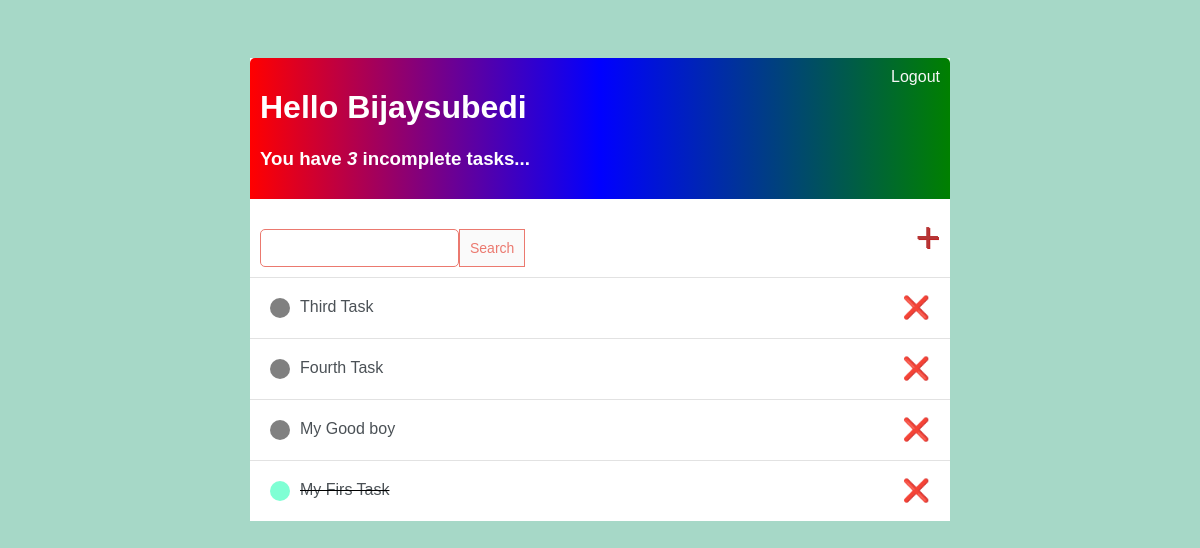
The page / (signed in) on the database as committed earlier.
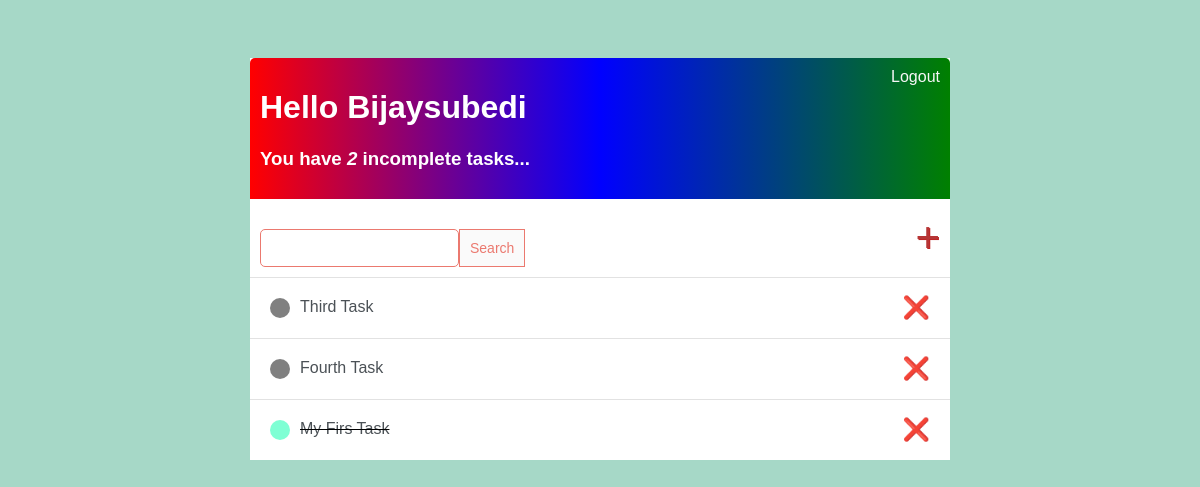
The same page on the database as committed later.
### ToDo/models.py (models this page shows)
class Tasks(models.Model):
    user = models.ForeignKey(
        User, on_delete=models.CASCADE, null=True, blank=True)
    title = models.CharField(max_length=200)
    description = models.TextField(null=True, blank=True)
    completed = models.BooleanField(default=False)
    created = models.DateTimeField(auto_now_add=True)
    def __str__(self):
        return self.title
    class Meta:
        ordering = ['completed']

### ToDo/views.py (the view)
# urls.py: path('', TaskList.as_view(), name="tasks"),
class TaskList(LoginRequiredMixin, ListView):
    model = Tasks
    context_object_name = 'TasksList'
    def get_context_data(self, **kwargs):
        context = super().get_context_data(**kwargs)
        context['TasksList'] = context['TasksList'].filter(
            user=self.request.user)
        context['count'] = context['TasksList'].filter(completed=False).count()
        search_input = self.request.GET.get('search-value') or ''
        if search_input:
            context['TasksList'] = context['TasksList'].filter(
                title__icontains=search_input)
        context['search_input'] = search_input
        return context

### ToDo/templates/ToDo/tasks_list.html
{% extends 'ToDo/main.html' %}
{% block content %}
<div class="header-bar">
    <div>
        <h1>Hello {{ request.user|title }}</h1>
        <h3>You have <i>{{ count }}</i> incomplete task{{ count|pluralize:"s"}}...</h3>
    </div>
    {% if request.user.is_authenticated %}
    <a href="{% url 'logout' %}">Logout</a>
    {% else %}
    <a href="{% url 'login' %}">Login</a>
    {% endif %}
</div>
      <div class="search-wrapper">
        <form method="GET" style="margin-top: 20px; display: flex;">
            <input type="text" name="search-value" value={{ search_input }} >
            <input class="button" type="submit" value="Search"/>
        </form>
            <a class="add-link" href="{% url 'create-task' %}"> &#x0002B;</a>
        </div>
        <div class="tasks">
            {% for task in TasksList %}
            <div class="task">
                {% if task.completed %}
                    <div class="task-title">
                        <div class="task-icon-completed"></div>
                    <s><a href="{% url 'update-task' task.id %}">{{ task }} </a></s>
                    </div>
                {% else %}
                <div class="task-title">
                    <div class="task-icon-incompleted"></div>
                    <a href="{% url 'update-task' task.id %}"> {{ task }} </a>
                </div>
                {% endif %}
                <a class="delete-link" href="{% url 'delete-task' task.id %}">&#10060;</a>
            </div>
            {% endfor %}
        </div>
{% endblock content%}

Rows that differ between the two databases and show on the page:
removed Tasks: title "My Good boy"
Other text that changed with them:
{{ count }}: "3" → "2"
